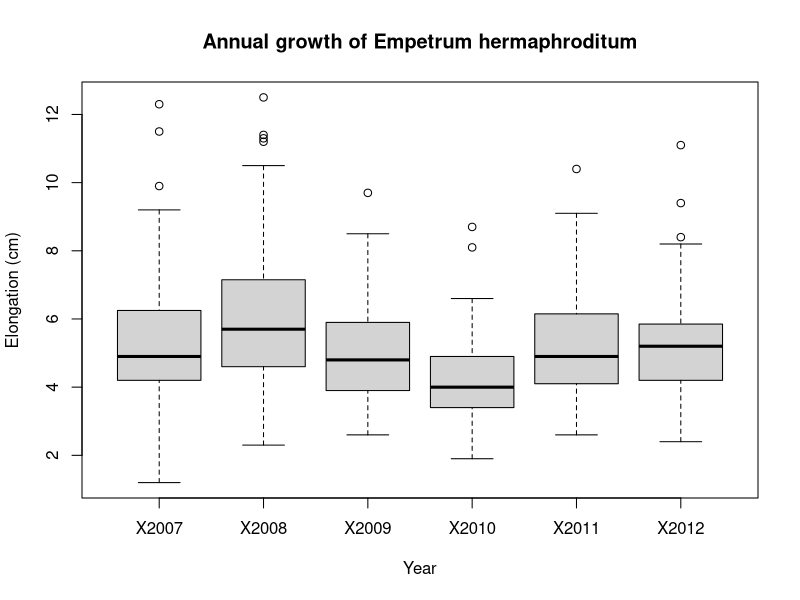

Write R code to recreate this figure.
######################################################
# Tidy data and efficient manipulation               #
# Coding Club tutorial                               #  
# January 18th 2017                                  #
# Sandra Angers-Blondin (s.angers-blondin@ed.ac.uk)  #
######################################################

# Set your working directory to the folder where you have downloaded the course material

setwd("C:/ShrubHub/scripts/users/sangersblondin/Coding Club") # copy here the file path from your computer


# Load the relevant packages ----------------------------------------------
# **TIP: when you want to create an expandable section like this in your script, use Ctrl+Shift+R or go to Code -> Insert section

# You might need to install them before using the command install.packages("name of package")

library(dplyr) # an excellent data manipulation package
library(tidyr) # a package to format your data


# Import data -------------------------------------------------------------

seedling <- read.csv("Seedling_Elevation_Traits.csv") # seedling traits measured at various elevations 

elongation <- read.csv("EmpetrumElongation.csv", sep = ";") # stem elongation measurements on crowberry

germination <- read.csv("Germination.csv", sep = ";") # germination of seeds subjected to toxic solutions



# TIDYING DATA ------------------------------------------------------------

# The best way to arrange data is so that each row is an observation, and each column is a variable

# What can you see about the elongation dataframe? 
head(elongation)

# There is more than one observation per row (5 years of observations in each row. This is called wide format. To run most analyses (e.g. ANOVAs) in R, the data need to be in long format. For this you can use the gather() function from the tidyr package. (The function spread() does the reverse, going from long to wide format.)

elongation_long <- gather(elongation, Year, Length, c(X2007, X2008, X2009, X2010, X2011, X2012)) #gather() works like this: data, key, value, columns to gather. Here we want the lengths (value) to be gathered by year (key). Note that you are completely making up the names of the second and third arguments, unlike most functions in R.

head(elongation_long)

# Now you can perform standard operations and statistical tests on the data using year as a grouping factor. Let's make boxplots to visualise elongation for each year.
boxplot(Length ~ Year, data = elongation_long, xlab = "Year", ylab = "Elongation (cm)", main = "Annual growth of Empetrum hermaphroditum")

# Converting back to wide format
elongation_wide <- spread(elongation_long, Year, Length)


# MANIPULATING DATA -------------------------------------------------------

# The package dplyr has some very useful functions to subset dataframes or perform grouped operations. Let's have a look at the seed germination dataset

head(germination)


# You can use filter() to keep only certain rows of the dataset, using logical operators, factor levels, etc. For instance, say we only want the observations that were made for the species "SR"

germinSR <- filter(germination, Species == 'SR')


# You can combine conditions within filter(), for instance we could only keep the observations for the species SR where at least 10 seeds germinated

germinSR10 <- filter(germination, Species == 'SR', Nb_seeds_germin >= 10)


# The equivalent of filter() for columns is select(): it will keep only the variables you specify, calling  them by name (header)

germin_clean <- select(germination, Species, Treatment, Nb_seeds_germin)


# The mutate() function lets you create a new column, which is particularly useful if you want to create a variable from other data. For instance, let's calculate the germination percentage using the total number of seeds and the number of seeds that germinated. (Tip: you can simply give the column a name inside the function; if you don't, it will be called "Var1" and you will have to rename it later.)

germin_percent <- mutate(germination, Percent = Nb_seeds_germin / Nb_seeds_tot * 100)


# And another great function is summarise(), which lets you calculate summary statistics for your data. This will always return a dataframe shorter than the initial one and it is particularly useful when used with grouping factors (more on that in a minute). Let's just calculate the overall average germination percentage.

germin_average <- summarise(germin_percent, Germin_average = mean(Percent))


# That does not tell us anything about differences in species and treatments. We can use the group_by() function to tell dplyr to create different subsets of the data (e.g. for different sites, species, etc.) and to apply functions to each of these subsets. 

germin_grouped <- group_by(germin_percent, Species, Treatment) # this does not change the look of the dataframe but there is a grouping behind the scenes
germin_summary <- summarise(germin_grouped, Average = mean(Percent))

# Now let's remove the objects we will not be using again before moving on
rm(elongation_wide, germin_average, germin_clean, germin_grouped, germin_summary, germin_percent, germinSR10, germinSR)

# PIPING ------------------------------------------------------------------

# Piping is an efficient way of writing chains of commands in a linear way, feeding the output of the first step into the second and so on, until the desired output. It eliminates the need to create several temporary objects just to get to what you want, and you can write the code as you think it, instead of having to "think backwards". 

# The pipe operator is %>% . A pipe chain always starts with your initial dataframe, and then you apply a suite of functions. You don't have to call the object every time (which means you can drop the first argument of the dplyr functions), the result of a function will be fed to the next command. 

# Here we will start with the germination data and get to the summary we did last:
germin_summary <- germination %>%  # this is the dataframe 
  mutate(Percent = Nb_seeds_germin/Nb_seeds_tot * 100) %>% # we are creating the percentage variable
  group_by(Species, Treatment) %>% # introducing the grouping levels
  summarise(Average = mean(Percent),
            SD = sd(Percent)) # calculating the summary stats; you can do several at once

# Your turn: using the elongation_long object we created earlier, can you write a pipe that will produce a dataframe showing the average elongation and its standard deviation for each year and each zone? 




# CHALLENGE!! -------------------------------------------------------------

# Using the seedling dataset, extract, only for the seedlings above 850 m elevation and possessing more than 3 leaves, the mean, maximum and minimum SPAD value at each site and for each species. You should be able to do this with one chain of pipes




